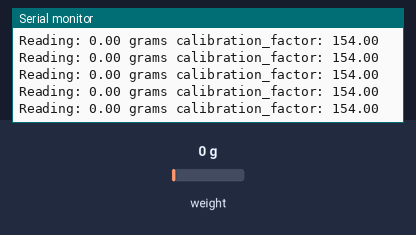
Simulated run of this sketch. Board: Arduino Uno, built with avr-gcc and run on an emulated ATmega328P. Shown: the last lines printed to the serial monitor. The test bench sets the inputs (shaded band); at power-on: weight on the scale 0 g. The ROS host is connected and sends only what is stated.

Above: at 2.2 s.
2.3 s: weight on the scale set to 100 g
At 2.37 s:
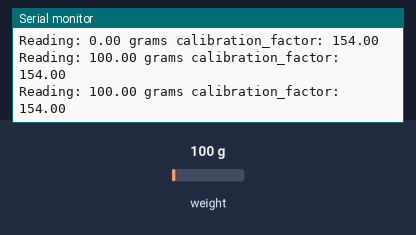
5.3 s: weight on the scale set to 1250 g
At 5.32 s:
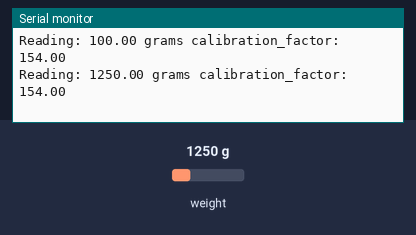
8.3 s: weight on the scale set to 100 g
At 17.22 s:
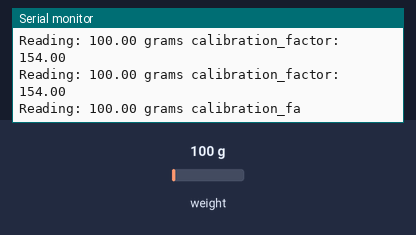
Timing chart, 0 to 17.3 s (numbered marks = the images above; inputs shaded):
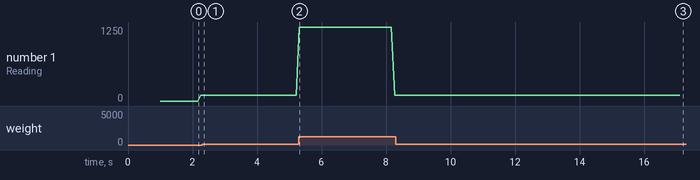

Measured:
- after the input at 2.3 s, the serial monitor: prints a new line after 0.06 s (image 1)
- after the input at 5.3 s, the serial monitor: prints a new line at once (image 2)
- after the input at 8.3 s, the serial monitor: prints a new line after 0.06 s (image 3)

The sketch:

forcePublish.ino
```cpp
#include "HX711.h" //force sensor specific library
#include <ros.h>
#include <std_msgs/Float32.h>
#include <sensor_msgs/Range.h>


//define the pins
HX711 scale(5, 6);

//define the constants
float calibration_factor = 154; // this calibration factor is adjusted according to my load cell
float units;
float newtons;
unsigned long range_timer;

//variables
float range;

ros::NodeHandle nh;

//sensor_msgs::Range range_msg;
std_msgs::Float32 range_msg;

ros::Publisher pub("/force", &range_msg);

void setup() {
   Serial.begin(9600);

   scale.set_scale();
   scale.tare();  //Reset the scale to 0

   nh.getHardware()->setBaud(9600);
   nh.initNode();
   nh.advertise(pub);
}

void loop() {
  scale.set_scale(calibration_factor); //Adjust to this calibration factor

  Serial.print("Reading: ");
  units = scale.get_units(), 10;
  if (units < 0)
  {
    units = 0.00;
  }
  newtons = units * 0.00980665;
  Serial.print(units);
  Serial.print(" grams");
  Serial.print(" calibration_factor: ");
  Serial.print(calibration_factor);
  Serial.println();

  unsigned long currentMillis = millis();
  if (currentMillis-range_timer >= 100) //publish every 50 milliseconds
  {
    range_timer = currentMillis+50;
    range_msg.data = newtons;
    pub.publish(&range_msg);
  }

   nh.spinOnce();

}
```
